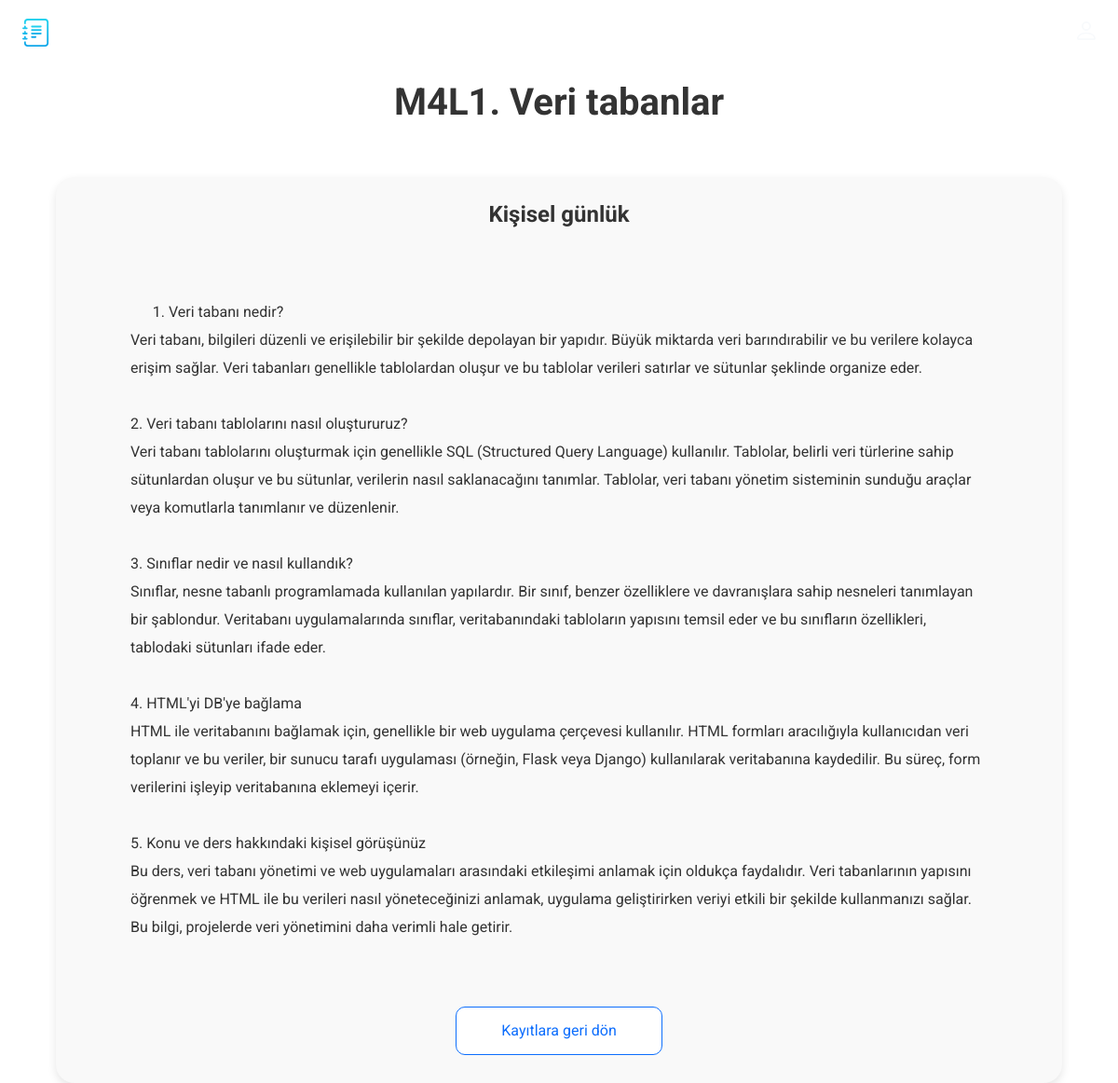
/card/1, run on the app's committed database.
### main.py (models this page shows, shortened)
class Card(db.Model):
    id = db.Column(db.Integer, primary_key=True)
    title = db.Column(db.String(100), nullable=False)
    subtitle = db.Column(db.String(100), nullable=False)
    text = db.Column(db.String, nullable=False)

### main.py (the view)
@app.route('/card/<int:id>')
def card(id):
    card = Card.query.get(id)
    return render_template('card.html', card=card)

### templates/card.html (shortened to what this page needs)
<!doctype html>
<html lang="en">
<head>
  <link rel="stylesheet" href="../static/css/style.css">
</head>
<body>
  <header class="header">
    <img src="../static/img/logo.svg" alt="logo" width="30" height="30">
    <ul class="main-list">
        <li class="list__item">
          <a href="">
            <img src="../static/img/login.svg" alt="login" width="20" height="20">
          </a>
    </ul>
  </header>
  <main class="main">
    {% block content %}
    <h1 class="main__title">{{card.title}}</h1>
    <div class="main__block">
      <h2 class="main__subtitle">{{card.subtitle}}</h2>
      <div class="main__text">
      {{card.text}}
      </div>
      <a class="main__link" href="/">Kayıtlara geri dön</a>
    </div>
  </main>
  {% endblock %}
</body>
</html>

### static/css/style.css (style rules this page uses)
body { margin: 0; padding: 0; font-family: 'Roboto', sans-serif; font-size: 16px; line-height: 20px; background-color: #ffffff; color: #333333; overflow-x: hidden; }
h1, h2, p { margin: 0; }
img { object-fit: contain; transition: transform 0.3s ease-in-out; }
a { text-decoration: none; color: inherit; transition: color 0.3s ease, text-shadow 0.3s ease; }
ul { list-style: none; margin: 0; padding: 0; }
.header { display: flex; justify-content: space-between; align-items: center; padding: 20px 2%; margin-bottom: 30px; animation: fadeIn 1s ease-in-out; }
.main-list { display: flex; align-items: center; gap: 20px; }
.main__title { font-size: 40px; text-align: center; margin-bottom: 70px; animation: slideInUp 1s ease-out; }
.main { padding: 0 5%; }
.main__block { background: #f9f9f9; border-radius: 20px; box-shadow: 0px 4px 10px rgba(0, 0, 0, 0.1); padding: 30px 80px; display: flex; flex-direction: column; align-items: center; animation: fadeIn 1s ease-in-out; }
.main__subtitle { text-align: center; margin-bottom: 50px; }
.main__text { line-height: 30px; margin-bottom: 40px; white-space: pre-wrap; align-self: flex-start; }
.main__link { display: block; border: 1px solid #0d6efd; background: #ffffff; border-radius: 10px; color: #0d6efd; padding: 15px 10px; font: inherit; width: 200px; text-align: center; cursor: pointer; transition: color 0.3s ease, background 0.3s ease; }

### data on the page
Card: title "M4L1. Veri tabanlar", subtitle "Kişisel günlük", text "1. Veri tabanı nedir? Veri tabanı, bilgileri düzenli ve erişilebilir bir şekilde depolayan bir yapıdır. Büyük miktarda veri barındırabilir ve bu verilere kolayca erişim sağlar. Veri tabanları genellikle tablolardan oluşur ve bu tablolar verileri satırlar ve sütunlar şeklinde organize eder. 2. Veri tabanı tablolarını nasıl oluştururuz? Veri tabanı tablolarını oluşturmak için genellikle SQL (Structured Query Language) kullanılır. Tablolar, belirli veri türlerine sahip sütunlardan oluşur ve bu sütunlar, verilerin nasıl saklanacağını tanımlar. Tablolar, veri tabanı yönetim sisteminin sunduğu araçlar veya komutlarla tanımlanır ve düzenlenir. 3. Sınıflar nedir ve nasıl kullandık? Sınıflar, nesne…"
